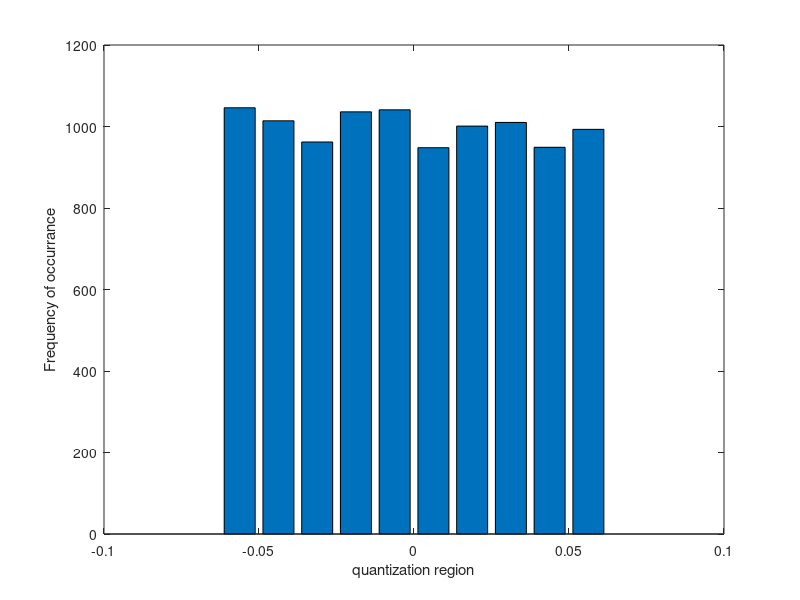

Recreate this plot in MATLAB.
x_max=1;x_min=-1;
N=4;
q=(x_max-x_min)/(2^N);
x=1-2*rand(10000,1);
xq=q*(floor(x/q)+0.5);
qe=x-xq;
[h,scl]=hist(qe,10);
figure;bar(scl,h);
xlabel('quantization region');
ylabel('Frequency of occurrance');
% Quantization oise power
NP_m=std(qe)^2; % measured value
NP_c=(q^2)/12;
[NP_m NP_c]
